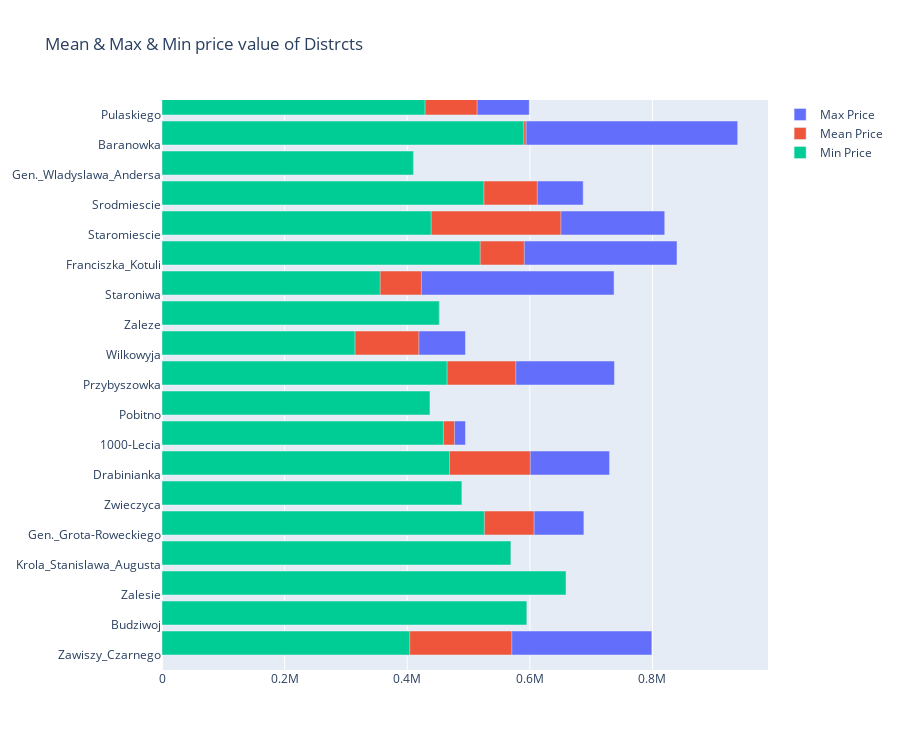

The notebook cell this image was saved under:
### Code cell
# Create bar traces for max and min
max_bar = go.Bar(x=result["price_max"], y=result["name"], orientation='h', name="Max Price", offset=0)
min_bar = go.Bar(x=result["price_min"], y=result["name"], orientation='h', name="Min Price", offset=0)
mean_bar = go.Bar(x=result["price_mean"], y=result["name"], orientation='h', name="Mean Price", offset=0)

# Create subplots
fig_mmm = make_subplots(rows=1, cols=1)

# Add traces to subplot
fig_mmm.add_trace(max_bar)
fig_mmm.add_trace(mean_bar)
fig_mmm.add_trace(min_bar)


# Update layout
fig_mmm.update_layout(height=750, showlegend=True, title_text="Mean & Max & Min price value of Distrcts")

# Display the figure
fig_mmm.show()

### Figure 1 — Plotly figure (JSON) as saved in the notebook; plotly's stock layout.template omitted (floating-point values rounded to 4 significant figures)
{"data": [{"name": "Max Price", "offset": 0, "orientation": "h", "type": "bar", "x": [799000, 595000, 658999, 569000, 688145, 489000, 730000, 495000, 437000, 738000, 495000, 452200, 737347, 840000, 820000, 687000, 410000, 939000, 599000], "y": ["Zawiszy_Czarnego", "Budziwoj", "Zalesie", "Krola_Stanislawa_Augusta", "Gen._Grota-Roweckiego", "Zwieczyca", "Drabinianka", "1000-Lecia", "Pobitno", "Przybyszowka", "Wilkowyja", "Zaleze", "Staroniwa", "Franciszka_Kotuli", "Staromiescie", "Srodmiescie", "Gen._Wladyslawa_Andersa", "Baranowka", "Pulaskiego", "Zawiszy_Czarnego", "Budziwoj", "Zalesie", "Krola_Stanislawa_Augusta", "Gen._Grota-Roweckiego", "Zwieczyca", "Drabinianka", "1000-Lecia", "Pobitno", "Przybyszowka", "Wilkowyja", "Zaleze", "Staroniwa", "Franciszka_Kotuli", "Staromiescie", "Srodmiescie", "Gen._Wladyslawa_Andersa", "Baranowka", "Pulaskiego"]}, {"name": "Mean Price", "offset": 0, "orientation": "h", "type": "bar", "x": [570500.0, 595000, 658999, 569000, 606900.0, 489000, 600700.0, 477000, 437000, 577000.0, 418900.0, 452200, 423100.0, 590900.0, 650500.0, 612100.0, 410000, 593900.0, 514000], "y": ["Zawiszy_Czarnego", "Budziwoj", "Zalesie", "Krola_Stanislawa_Augusta", "Gen._Grota-Roweckiego", "Zwieczyca", "Drabinianka", "1000-Lecia", "Pobitno", "Przybyszowka", "Wilkowyja", "Zaleze", "Staroniwa", "Franciszka_Kotuli", "Staromiescie", "Srodmiescie", "Gen._Wladyslawa_Andersa", "Baranowka", "Pulaskiego", "Zawiszy_Czarnego", "Budziwoj", "Zalesie", "Krola_Stanislawa_Augusta", "Gen._Grota-Roweckiego", "Zwieczyca", "Drabinianka", "1000-Lecia", "Pobitno", "Przybyszowka", "Wilkowyja", "Zaleze", "Staroniwa", "Franciszka_Kotuli", "Staromiescie", "Srodmiescie", "Gen._Wladyslawa_Andersa", "Baranowka", "Pulaskiego"]}, {"name": "Min Price", "offset": 0, "orientation": "h", "type": "bar", "x": [404000, 595000, 658999, 569000, 525784, 489000, 469000, 459000, 437000, 465000, 314712, 452200, 355838, 519000, 439000, 525000, 410000, 590000, 429000], "y": ["Zawiszy_Czarnego", "Budziwoj", "Zalesie", "Krola_Stanislawa_Augusta", "Gen._Grota-Roweckiego", "Zwieczyca", "Drabinianka", "1000-Lecia", "Pobitno", "Przybyszowka", "Wilkowyja", "Zaleze", "Staroniwa", "Franciszka_Kotuli", "Staromiescie", "Srodmiescie", "Gen._Wladyslawa_Andersa", "Baranowka", "Pulaskiego", "Zawiszy_Czarnego", "Budziwoj", "Zalesie", "Krola_Stanislawa_Augusta", "Gen._Grota-Roweckiego", "Zwieczyca", "Drabinianka", "1000-Lecia", "Pobitno", "Przybyszowka", "Wilkowyja", "Zaleze", "Staroniwa", "Franciszka_Kotuli", "Staromiescie", "Srodmiescie", "Gen._Wladyslawa_Andersa", "Baranowka", "Pulaskiego"]}], "layout": {"height": 750, "showlegend": true, "title": {"text": "Mean & Max & Min price value of Distrcts"}, "xaxis": {"anchor": "y", "domain": [0, 1]}, "yaxis": {"anchor": "x", "domain": [0, 1]}}}
